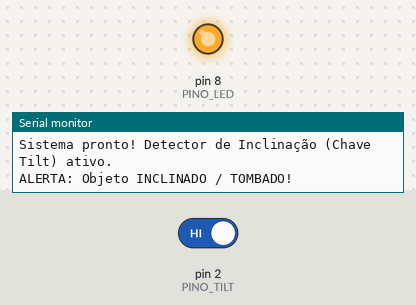
Bench run of a sketch on a simulated Arduino Uno, built with avr-gcc and run on an emulated ATmega328P. Parts: output pins drawn as LEDs (lit = HIGH), the last lines printed to the serial monitor. The inputs (shaded band) are chosen by the test bench; at power-on: pin 2 (PINO_TILT) HIGH.

Above: at 1.2 s.
1.3 s: pin 2 (PINO_TILT) driven LOW
At 1.8 s:
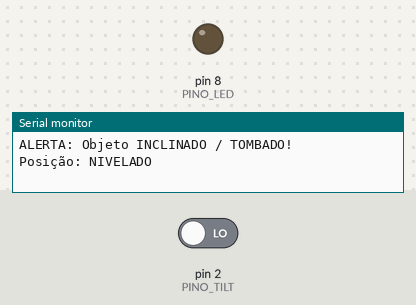
2.8 s: pin 2 (PINO_TILT) driven HIGH
At 3.4 s:
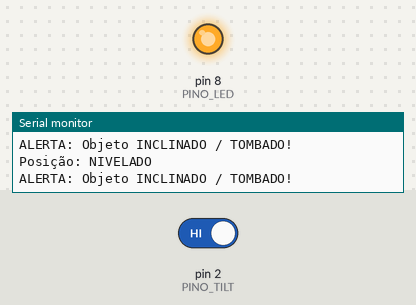
Timing chart, 0 to 5.8 s (numbered marks = the images above; inputs shaded):
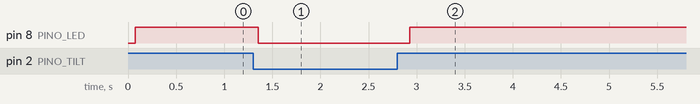

Measured:
- after the input at 1.3 s, pin 8 (PINO_LED): HIGH → LOW after 0.05 s
- after the input at 2.8 s, pin 8 (PINO_LED): LOW → HIGH after 0.13 s

The sketch:

p30_detector_de_inclinacao.ino
```cpp
/*
 * Projeto 30: Detector de Inclinação
 * O que faz: Monitora a chave de inclinação (tilt switch SW-520D) no pino D2 e acende o LED ao inclinar.
 * Ligações: D2 (Chave Tilt ao GND), D8 (LED Vermelho via resistor 220 Ω)
 * Bibliotecas: Nenhuma biblioteca extra
 * Material: 80 Projetos Arduino
 */

const byte PINO_TILT = 2; // Chave tilt ligada entre D2 e GND (INPUT_PULLUP)
const byte PINO_LED = 8;  // LED vermelho indicador

const byte AMOSTRAS_CONFIRMACAO = 5; // AJUSTE AQUI: leituras seguidas para filtrar vibração

bool estadoInclinado = false;

void setup() {
  Serial.begin(9600);
  pinMode(PINO_TILT, INPUT_PULLUP);
  pinMode(PINO_LED, OUTPUT);
  digitalWrite(PINO_LED, LOW);

  Serial.println(F("Sistema pronto! Detector de Inclinação (Chave Tilt) ativo."));
}

void loop() {
  // Conta quantas de N leituras rápidas indicam circuito aberto (HIGH = inclinado)
  byte contAberto = 0;
  for (byte i = 0; i < AMOSTRAS_CONFIRMACAO; i++) {
    if (digitalRead(PINO_TILT) == HIGH) {
      contAberto++;
    }
    delay(15);
  }

  bool inclinadoAgora = (contAberto == AMOSTRAS_CONFIRMACAO);

  if (inclinadoAgora != estadoInclinado) {
    estadoInclinado = inclinadoAgora;
    digitalWrite(PINO_LED, estadoInclinado ? HIGH : LOW);

    if (estadoInclinado) {
      Serial.println(F("ALERTA: Objeto INCLINADO / TOMBADO!"));
    } else {
      Serial.println(F("Posição: NIVELADO"));
    }
  }
}
```
